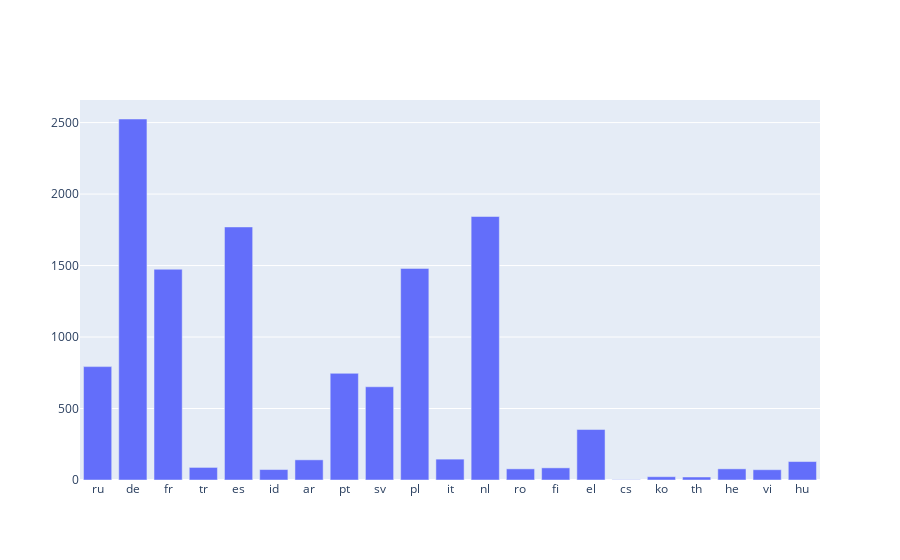

The cell this chart's notebook holds for it:
### Markdown cell above
Q: English is the main author language (152538). How many authors use different languages? 

A: As displayed in the bar graph, there are several other languages used by authors on tiktok. 
ru:793, de2525, fr:1474, tr:88, es:1770, id:73, ar:141, pt:746, sv:652, pl:1480, it:146, nl:1843, ro:78, fi:85, el:353, cs:2, ko:23, th:21, he:78, vi:72, hu:129

### Code cell
authorLanguage = [ 'ru', 'de', 'fr', 'tr', 'es', 'id', 'ar', 'pt', 'sv', 'pl', 'it', 'nl', 'ro',
 'fi', 'el', 'cs', 'ko', 'th', 'he', 'vi','hu']
fig = go.Figure([go.Bar(x=authorLanguage, y=[ 793, 2525, 1474, 88, 1770, 73, 141, 746, 652, 1480, 146, 1843, 78, 85, 353, 2, 23, 21, 78, 72, 129])])
fig.show()

### Figure 1 — Plotly figure (JSON) as saved in the notebook; plotly's stock layout.template omitted (floating-point values rounded to 4 significant figures)
{"data": [{"type": "bar", "x": ["ru", "de", "fr", "tr", "es", "id", "ar", "pt", "sv", "pl", "it", "nl", "ro", "fi", "el", "cs", "ko", "th", "he", "vi", "hu"], "y": [793, 2525, 1474, 88, 1770, 73, 141, 746, 652, 1480, 146, 1843, 78, 85, 353, 2, 23, 21, 78, 72, 129]}], "layout": {}}
